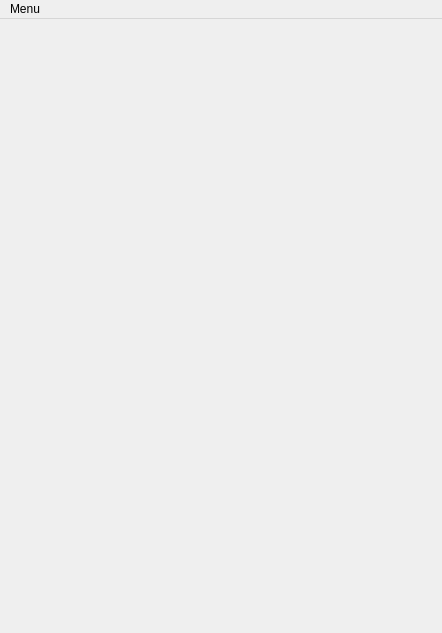
<?xml version="1.0" encoding="UTF-8"?>
<ui version="4.0">
 <class>ZhuMa</class>
 <widget class="QMainWindow" name="ZhuMa">
  <property name="geometry">
   <rect>
    <x>0</x>
    <y>0</y>
    <width>442</width>
    <height>633</height>
   </rect>
  </property>
  <property name="windowTitle">
   <string>ZhuMa</string>
  </property>
  <widget class="QWidget" name="centralWidget">
   <layout class="QVBoxLayout" name="verticalLayout_2">
    <property name="spacing">
     <number>0</number>
    </property>
    <property name="leftMargin">
     <number>0</number>
    </property>
    <property name="topMargin">
     <number>0</number>
    </property>
    <property name="rightMargin">
     <number>0</number>
    </property>
    <property name="bottomMargin">
     <number>0</number>
    </property>
    <item>
     <widget class="QLabel" name="lab_schoolIcon">
      <property name="sizePolicy">
       <sizepolicy hsizetype="Preferred" vsizetype="Preferred">
        <horstretch>0</horstretch>
        <verstretch>0</verstretch>
       </sizepolicy>
      </property>
      <property name="maximumSize">
       <size>
        <width>16777215</width>
        <height>16777215</height>
       </size>
      </property>
      <property name="text">
       <string/>
      </property>
     </widget>
    </item>
    <item>
     <widget class="QScrollArea" name="sca_buttonList">
      <property name="styleSheet">
       <string notr="true">border:none;</string>
      </property>
      <property name="verticalScrollBarPolicy">
       <enum>Qt::ScrollBarAlwaysOff</enum>
      </property>
      <property name="horizontalScrollBarPolicy">
       <enum>Qt::ScrollBarAlwaysOff</enum>
      </property>
      <property name="widgetResizable">
       <bool>true</bool>
      </property>
      <widget class="QWidget" name="wgt_buttons">
       <property name="geometry">
        <rect>
         <x>0</x>
         <y>0</y>
         <width>442</width>
         <height>599</height>
        </rect>
       </property>
       <property name="sizePolicy">
        <sizepolicy hsizetype="Expanding" vsizetype="Expanding">
         <horstretch>0</horstretch>
         <verstretch>0</verstretch>
        </sizepolicy>
       </property>
       <layout class="QVBoxLayout" name="verticalLayout">
        <property name="spacing">
         <number>0</number>
        </property>
        <property name="leftMargin">
         <number>0</number>
        </property>
        <property name="topMargin">
         <number>0</number>
        </property>
        <property name="rightMargin">
         <number>0</number>
        </property>
        <property name="bottomMargin">
         <number>0</number>
        </property>
        <item>
         <layout class="QGridLayout" name="gridLayout">
          <property name="spacing">
           <number>2</number>
          </property>
          <item row="0" column="0">
           <widget class="MetroButton" name="mbtn_schoolWebSite"/>
          </item>
          <item row="0" column="1">
           <widget class="MetroButton" name="mbtn_boYinCheck"/>
          </item>
          <item row="1" column="0">
           <widget class="MetroButton" name="mbtn_luquCheck"/>
          </item>
          <item row="1" column="1">
           <widget class="MetroButton" name="mbtn_chengjiCheck"/>
          </item>
          <item row="2" column="0">
           <widget class="MetroButton" name="mbtn_library"/>
          </item>
          <item row="2" column="1">
           <widget class="MetroButton" name="mbtn_keChengBiao"/>
          </item>
          <item row="3" column="0">
           <widget class="MetroButton" name="mbtn_discover"/>
          </item>
          <item row="3" column="1">
           <widget class="MetroButton" name="mbtn_shop"/>
          </item>
          <item row="4" column="0">
           <widget class="MetroButton" name="mbtn_feedBack"/>
          </item>
          <item row="4" column="1">
           <widget class="MetroButton" name="mbtn_about"/>
          </item>
         </layout>
        </item>
       </layout>
      </widget>
     </widget>
    </item>
   </layout>
  </widget>
  <widget class="QMenuBar" name="menuBar">
   <property name="geometry">
    <rect>
     <x>0</x>
     <y>0</y>
     <width>442</width>
     <height>19</height>
    </rect>
   </property>
   <widget class="QMenu" name="menu_mainMenu">
    <property name="title">
     <string>Menu</string>
    </property>
    <addaction name="act_exitLogin"/>
    <addaction name="act_exitZhuMa"/>
    <addaction name="act_aboutZhuMa"/>
   </widget>
   <addaction name="menu_mainMenu"/>
  </widget>
  <action name="act_exitLogin">
   <property name="text">
    <string>退出登陆</string>
   </property>
  </action>
  <action name="act_exitZhuMa">
   <property name="text">
    <string>退出竹馬</string>
   </property>
  </action>
  <action name="act_aboutZhuMa">
   <property name="text">
    <string>關於竹馬</string>
   </property>
  </action>
 </widget>
 <layoutdefault spacing="6" margin="11"/>
 <customwidgets>
  <customwidget>
   <class>MetroButton</class>
   <extends>QPushButton</extends>
   <header>metrobutton.h</header>
  </customwidget>
 </customwidgets>
 <resources/>
 <connections/>
</ui>
